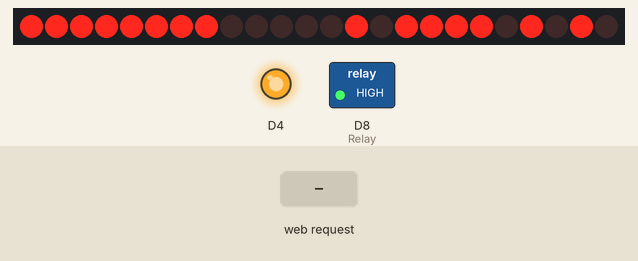
Recording of a program running on a simulated ESP8266 (NodeMCU). Shown: 24 shift-register outputs drawn as a row of LEDs (first output left, lit = HIGH), switched loads named in the program (green lamp = pin HIGH), output pins drawn as LEDs (lit = HIGH). Wiring (inferred from the names in the program): 3 × shift register (74HC595): data D7; shift clock D6; latch D5. Wiring (inferred from the signals the program sends): row of LEDs: on Q0, Q1, Q2, Q3, Q4, Q5, Q6, Q7, Q8, Q9, Q10, Q11, Q12, Q13, Q14, Q15, Q16, Q17, Q18, Q19, Q20, Q21, Q22, Q23. The test bench sets the inputs (shaded band). WiFi joins after 1.5 s; servers stay silent unless stated; pins used as bus, display or sensor lines are not drawn; what the program prints to the serial monitor is not drawn.

Above: at 2.6 s.
At 4.3 s:
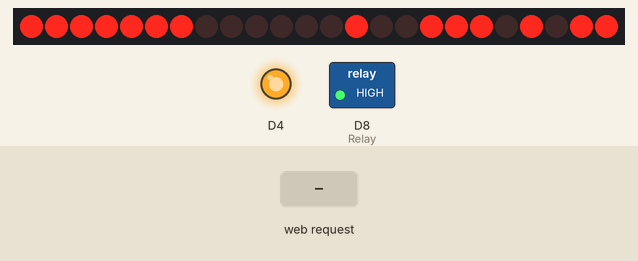
4.4 s: HTTP request GET /relay received
At 9.21 s:
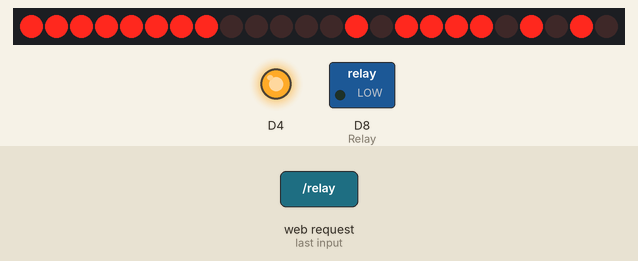
10.8 s: HTTP request GET /off received
At 13.5 s:
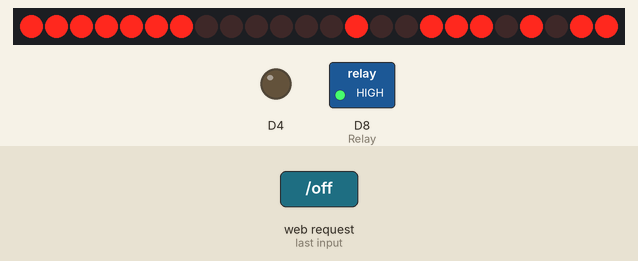
14.4 s: HTTP request GET /on received
At 17.84 s:
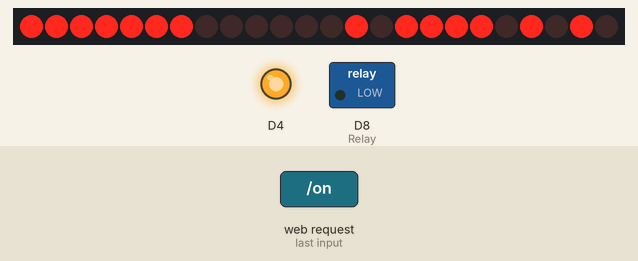
Timing chart, 0 to 24.0 s (numbered marks = the images above; inputs shaded):
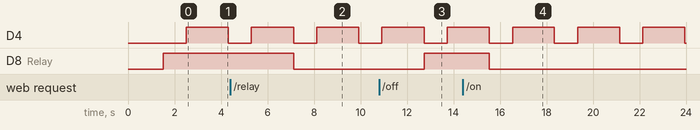

Measured:
- after the input at 4.4 s, D8 (Relay): HIGH → LOW after 2.7 s
- after the input at 10.8 s, D8 (Relay): LOW → HIGH after 1.9 s
- after the input at 14.4 s, D8 (Relay): HIGH → LOW after 1.1 s
- by itself, D4: alternates HIGH for 1.8 s and LOW for 1.0 s

The program:

main.cpp
```cpp
#include <Arduino.h>
#include <ESP8266WiFi.h>
#include <ESP8266WebServer.h>
/*Author: Mwape
 * Date: 2018
 * V1
 * For use with NODEMCU

*/


void shiftAnimation();
void testLED();
void toggleSwitch();
void relayOn();
void relayOFF();

char ssid[] = "xxx";
char pass[] = "xxx";
//int ip[] = new int[20]; //This is where we will store the address of our local ip address. In a integer array of 20.

ESP8266WebServer server(80);    //instatiate an object of webserver
IPAddress ip;

unsigned long TOGGLELEDBITS[2] =
{
  0b000001010111000110001110,   //binary for displaying OFF on the 3 seven segment displays
  0b111111110000010111101010  //binary for displaying ON on the 3 seven segment displays.
};

unsigned long ANIMLEDBITS[4] =
{
  0b111111110000010111101010,   //Animation sequence for dots
  0b111111100000010111101010,
  0b111111100000010011101010,
  0b111111100000010011101011
};

int latch = D5; // pin D8 on NodeMCU boards
int clockP = D6; // pin D5 on NodeMCU boards
int data = D7; // pin D7 on NodeMCU boards
int Relay = D8; //Test LED for our webserver

int current = HIGH;

void setup() {
pinMode(LED_BUILTIN, OUTPUT);     // Initialize the LED_BUILTIN pin as an output
pinMode(data, OUTPUT);
pinMode(latch, OUTPUT);
pinMode(clockP, OUTPUT);
pinMode(Relay, OUTPUT);

digitalWrite(latch, LOW);
  // shift out the bits:
shiftOut(data, clockP, LSBFIRST, TOGGLELEDBITS[0]);
shiftOut(data, clockP, LSBFIRST, TOGGLELEDBITS[0]>>8);
shiftOut(data, clockP, LSBFIRST, TOGGLELEDBITS[0]>>16);
digitalWrite(latch, HIGH);

Serial.begin(115200); /* begin serial for debug */

Serial.print("Attempting to connect...");

 WiFi.disconnect();
 WiFi.begin(ssid,pass);
 delay(500);

 while(WiFi.status() != WL_CONNECTED){
  delay(500);
  Serial.println(",");
 }


 Serial.print("SSID....,");
 Serial.println(WiFi.SSID());
 Serial.println("Successfully connected...");

// ip = WiFi.localIP();

 Serial.print("IP address of MCU: ");
 Serial.println(WiFi.macAddress());
 Serial.println(WiFi.localIP());
 WiFi.printDiag(Serial);
 ip = WiFi.localIP();
//Add route to our webserver
//if device on this network sends request throguh this rought, we send responce code, type and text.

digitalWrite(Relay, HIGH);  //because relays are active low.

server.on("/", [](){
 server.send(200, "text/plain", "Server ONLINE!");
});

server.on("/relay", toggleSwitch);
server.on("/on", relayOn);
server.on("/off", relayOFF);

 server.begin();  //start server

   digitalWrite(latch, LOW);
   // shift out the bits:
   shiftOut(data, clockP, LSBFIRST, TOGGLELEDBITS[1]);
   shiftOut(data, clockP, LSBFIRST, TOGGLELEDBITS[1]>>8);
   shiftOut(data, clockP, LSBFIRST, TOGGLELEDBITS[1]>>16);
   digitalWrite(latch, HIGH);

}

// the loop function runs over and over again forever
void loop() {
  server.handleClient();

  digitalWrite(LED_BUILTIN, LOW);   // Turn the LED on (Note that LOW is the voltage level
                                    // but actually the LED is on; this is because
                                    // it is active low on the ESP-01)
  delay(1000);                      // Wait for a second
  digitalWrite(LED_BUILTIN, HIGH);  // Turn the LED off by making the voltage HIGH
  delay(1000);                      // Wait for two seconds (to demonstrate the active low LED)

 shiftAnimation();
 //toggleSwitch();
}


void shiftAnimation(){    //animates dots on the bottom
  for(int i = 0; i<4; i++){
    digitalWrite(latch, LOW);
    // shift out the bits:
    shiftOut(data, clockP, LSBFIRST, ANIMLEDBITS[i]);
    shiftOut(data, clockP, LSBFIRST, ANIMLEDBITS[i]>>8);
    shiftOut(data, clockP, LSBFIRST, ANIMLEDBITS[i]>>16);
    digitalWrite(latch, HIGH);
    delay(200);
  }
}

void testLED(){
  delay(10);
  digitalWrite(Relay, !current);
  server.send(200,"");
  current =!current;
}

void toggleSwitch(){
  delay(10);
  digitalWrite(Relay, !current);
  server.send(200, "text/plain", "EROS II+ is a Complete Success!");
  current =!current;
}

void relayOn(){
  delay(10);
  digitalWrite(Relay, LOW);
  server.send(200, "text/plain", "EROS II+ is a Complete Success! Relay ON!");
}

void relayOFF(){
  delay(10);
  digitalWrite(Relay, HIGH);
  server.send(200, "text/plain", "EROS II+ is a Complete Success! Relay OFF!");
}
```
